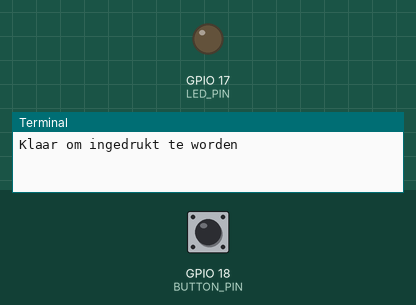
A program run on a simulated Raspberry Pi (BCM pin numbers). Shown: output pins drawn as LEDs (lit = HIGH), the last lines printed to the terminal. Dashed ring = blinking. The test bench sets the inputs (shaded band); at power-on: GPIO 18 (BUTTON_PIN) HIGH.

Above: at 1.2 s.
1.3 s: GPIO 18 (BUTTON_PIN) pulled LOW for 0.15 s
At 2.1 s:
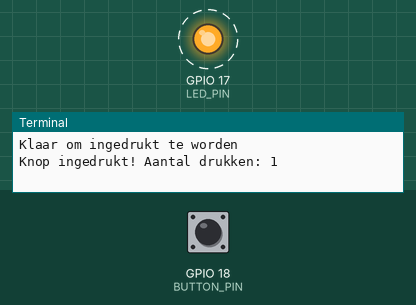
4.4 s: GPIO 18 (BUTTON_PIN) pulled LOW for 1 s
At 4.4 s:
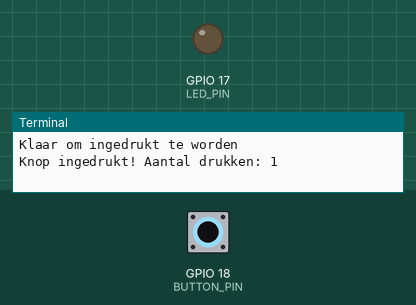
6.9 s: GPIO 18 (BUTTON_PIN) pulled LOW for 3.2 s
At 7.7 s:
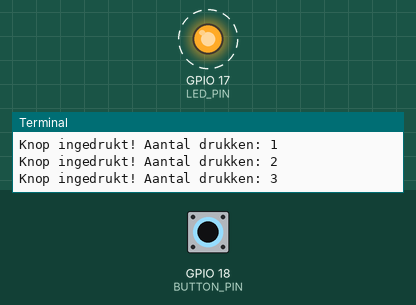
Timing chart, 0 to 19.1 s (numbered marks = the images above; inputs shaded):
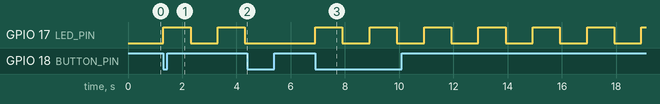

The program:

opdr_5a_blink_millis_1sec.py
```python
# Opdracht 5a Raspberry Pi - Nina Schrauwen
# 1x indrukken = knipperen met interval van 1 sec
# 2x indrukken = uit
# 3x indrukken = knipperen met interval van 1 sec
# 4x indrukken = uit en daarna reset

import RPi.GPIO as GPIO
import time

# Functie om tijd om te rekenen naar milliseconden
def millis():
    return int(time.monotonic() * 1000)

# Pinconfiguratie
LED_PIN = 17
BUTTON_PIN = 18

# Setup van knop en LED
GPIO.setmode(GPIO.BCM)
GPIO.setup(LED_PIN, GPIO.OUT)
GPIO.setup(BUTTON_PIN, GPIO.IN, pull_up_down=GPIO.PUD_UP)

# Statusvariabelen voor LED, tijd en knipperinterval
led_state = False
last_toggle_time = millis()
blink_interval = 1000

# Overige statusvariabelen
press_count = 0
last_button_state = GPIO.input(BUTTON_PIN)
button_debounce_time = millis()

print("Klaar om ingedrukt te worden")

try:
    while True:
        # Variabele houdt de huidige tijd bij in milliseconden
        current_time = millis()
        # Lees de huidige status van de knop uit
        button_state = GPIO.input(BUTTON_PIN)

        # Detecteer een druk op de knop (overgang van HOOG naar LAAG)
        if last_button_state == GPIO.HIGH and button_state == GPIO.LOW:
            # Debounce-check
            if current_time - button_debounce_time > 200:
                # Verhoog het aantal keer dat op de knop is gedrukt
                press_count += 1
                # Stel de debounce-tijd opnieuw in op de huidige tijd
                button_debounce_time = current_time
                print(f"Knop ingedrukt! Aantal drukken: {press_count}")

                # Reset het aantal drukken na 3x indrukken (dus bij 4e druk)
                if press_count > 3:
                    press_count = 0

        # Update de vorige knopstatus naar de huidige status
        last_button_state = button_state

        # Als de knop 1 of 3 keer is ingedrukt, laat de LED knipperen
        if press_count == 1 or press_count == 3:
            # Controleer of er 1 seconde is verstreken, en wissel dan de LED-status
            if current_time - last_toggle_time >= blink_interval:
                led_state = not led_state
                GPIO.output(LED_PIN, led_state)
                # Update de laatste toggle-tijd naar het huidige moment
                last_toggle_time = current_time
        else:
            # In alle andere gevallen: zet de LED uit
            GPIO.output(LED_PIN, False)
            led_state = False

        # Kleine vertraging om CPU-belasting te beperken
        time.sleep(0.01)

# Foutafhandeling bij handmatige onderbreking (Ctrl+C)
except KeyboardInterrupt:
    GPIO.cleanup()
```

Measured:
- after the input at 1.3 s, GPIO 17 (LED_PIN): alternates HIGH for 1.0 s and LOW for 1.0 s, starting at once
- after the input at 4.4 s, GPIO 17 (LED_PIN): stays LOW (without the input it goes to HIGH after 0.91 s)
- after the input at 6.9 s, GPIO 17 (LED_PIN): alternates HIGH for 1.0 s and LOW for 1.0 s, starting at once
